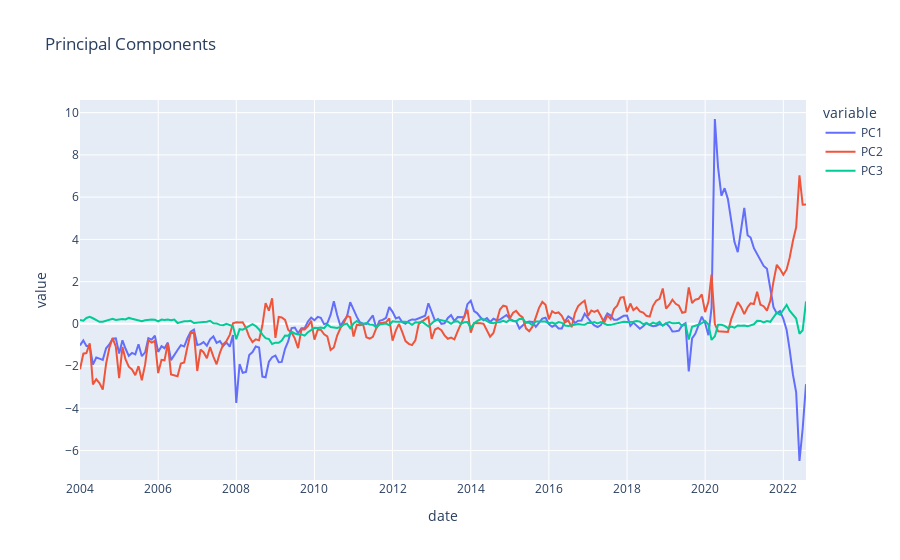

Notebook code for this chart:
### Code cell
fig = px.line(df_panel, x=df_panel.index, y=["PC1","PC2",'PC3'], title='Principal Components')
fig.show()

### Figure 1 — Plotly figure (JSON) as saved in the notebook; plotly's stock layout.template omitted (floating-point values rounded to 4 significant figures; data arrays with more than 128 entries replaced by an {"elided": "..."} marker saying what was removed)
{"data": [{"hovertemplate": "variable=PC1<br>date=%{x}<br>value=%{y}<extra></extra>", "legendgroup": "PC1", "line": {"color": "#636efa", "dash": "solid"}, "marker": {"symbol": "circle"}, "mode": "lines", "name": "PC1", "orientation": "v", "showlegend": true, "type": "scatter", "x": {"elided": "224 str values"}, "xaxis": "x", "y": {"elided": "224 float values"}, "yaxis": "y"}, {"hovertemplate": "variable=PC2<br>date=%{x}<br>value=%{y}<extra></extra>", "legendgroup": "PC2", "line": {"color": "#EF553B", "dash": "solid"}, "marker": {"symbol": "circle"}, "mode": "lines", "name": "PC2", "orientation": "v", "showlegend": true, "type": "scatter", "x": {"elided": "224 str values"}, "xaxis": "x", "y": {"elided": "224 float values"}, "yaxis": "y"}, {"hovertemplate": "variable=PC3<br>date=%{x}<br>value=%{y}<extra></extra>", "legendgroup": "PC3", "line": {"color": "#00cc96", "dash": "solid"}, "marker": {"symbol": "circle"}, "mode": "lines", "name": "PC3", "orientation": "v", "showlegend": true, "type": "scatter", "x": {"elided": "224 str values"}, "xaxis": "x", "y": {"elided": "224 float values"}, "yaxis": "y"}], "layout": {"legend": {"title": {"text": "variable"}, "tracegroupgap": 0}, "title": {"text": "Principal Components"}, "xaxis": {"anchor": "y", "domain": [0, 1], "title": {"text": "date"}}, "yaxis": {"anchor": "x", "domain": [0, 1], "title": {"text": "value"}}}}
